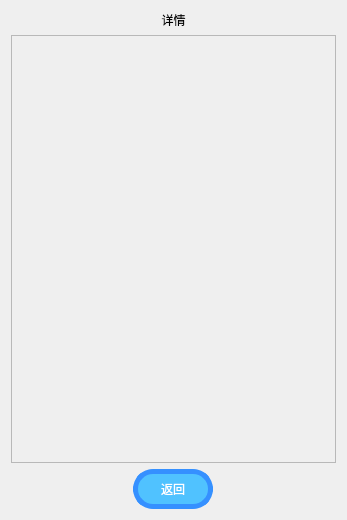
<?xml version="1.0" encoding="UTF-8"?>
<ui version="4.0">
 <class>RecordInfo</class>
 <widget class="QWidget" name="RecordInfo">
  <property name="geometry">
   <rect>
    <x>0</x>
    <y>0</y>
    <width>347</width>
    <height>520</height>
   </rect>
  </property>
  <property name="sizePolicy">
   <sizepolicy hsizetype="Fixed" vsizetype="Fixed">
    <horstretch>0</horstretch>
    <verstretch>0</verstretch>
   </sizepolicy>
  </property>
  <property name="windowTitle">
   <string/>
  </property>
  <layout class="QVBoxLayout" name="verticalLayout">
   <item>
    <layout class="QHBoxLayout" name="horizontalLayout">
     <item>
      <widget class="QLabel" name="info_label">
       <property name="styleSheet">
        <string notr="true">font: 14pt &quot;黑体&quot;;</string>
       </property>
       <property name="text">
        <string>详情</string>
       </property>
       <property name="alignment">
        <set>Qt::AlignCenter</set>
       </property>
      </widget>
     </item>
    </layout>
   </item>
   <item>
    <layout class="QVBoxLayout" name="inform_layout">
     <item>
      <widget class="QScrollArea" name="info_scroll">
       <property name="widgetResizable">
        <bool>true</bool>
       </property>
       <property name="alignment">
        <set>Qt::AlignRight|Qt::AlignTrailing|Qt::AlignVCenter</set>
       </property>
       <widget class="QWidget" name="scrollAreaWidgetContents">
        <property name="geometry">
         <rect>
          <x>0</x>
          <y>0</y>
          <width>325</width>
          <height>421</height>
         </rect>
        </property>
       </widget>
      </widget>
     </item>
    </layout>
   </item>
   <item>
    <layout class="QVBoxLayout" name="verticalLayout_2">
     <item>
      <layout class="QHBoxLayout" name="horizontalLayout_2">
       <item>
        <widget class="QPushButton" name="return_button">
         <property name="sizePolicy">
          <sizepolicy hsizetype="Maximum" vsizetype="Maximum">
           <horstretch>0</horstretch>
           <verstretch>0</verstretch>
          </sizepolicy>
         </property>
         <property name="minimumSize">
          <size>
           <width>80</width>
           <height>40</height>
          </size>
         </property>
         <property name="maximumSize">
          <size>
           <width>80</width>
           <height>40</height>
          </size>
         </property>
         <property name="styleSheet">
          <string notr="true">font: 14pt &quot;黑体&quot;;
border-radius: 20px;      /* 圆角半径（像素） */
    background-color:rgb(80, 194, 255);
    color: white;             /* 文字颜色 */
    border: 5px solid rgb(53, 144, 255); /* 边框样式 */</string>
         </property>
         <property name="text">
          <string>返回</string>
         </property>
        </widget>
       </item>
      </layout>
     </item>
    </layout>
   </item>
  </layout>
 </widget>
 <resources/>
 <connections/>
</ui>
